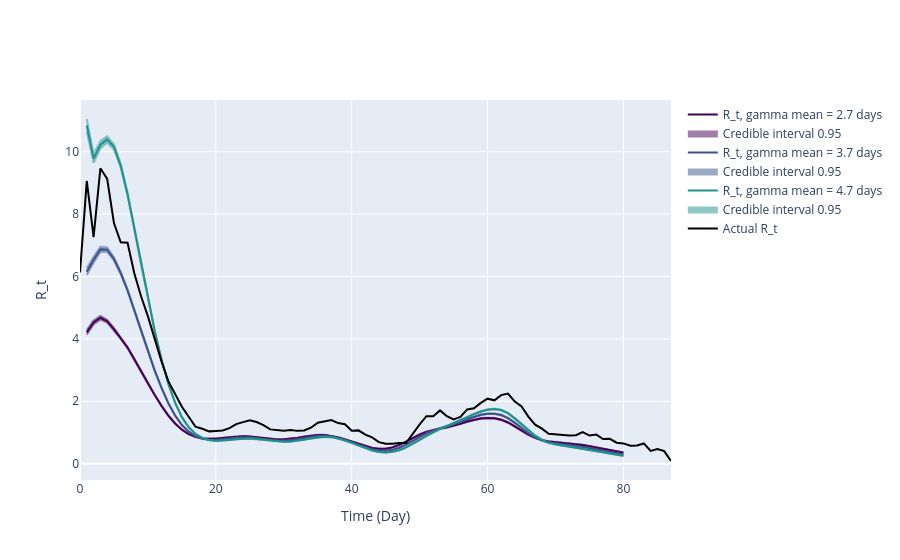

Here is the notebook cell this chart was saved with:
### Code cell
# Use incidence data to predict R_t value
theta = incidences_true_r02
end_time_point = len(theta)

inc_data_r02 = pd.DataFrame(
    {
        'Time': np.arange(len(theta)-2),
        'Incidence Number': incidences_true_r02[2:len(theta)]
    }
)

intervals_list_r02 = []
inference_posterior_list_r02 = []
for shape, scale in zip(gamma_shape_list, gamma_scale_list):
    gamma_pdf = gamma.pdf(x, shape, gamma_loc, scale)
    inference = branchpro.BranchProPosterior(
        inc_data=inc_data_r02,
        daily_serial_interval=gamma_pdf,
        alpha=prior_a,
        beta=prior_b)

    inference.run_inference(tau=tau)
    intervals = inference.get_intervals(central_prob=.95)
    intervals_list_r02.append(intervals)
    inference_posterior_list_r02.append(inference.inference_posterior)

fig = plot_multi_rt_fig(intervals_list_r02, inference_posterior_list_r02, true_rt_r02[2:-1], gamma_pdf, end_time_point)

n = 0
for i, handle in enumerate(fig.figure['data']):
    if handle['name'].startswith('Estimated'):
        mean_val = gamma_shape_list[n]*gamma_scale_list[n]
        handle['name'] = f'R_t, gamma mean = {mean_val:.2g} days'
        n += 1
   
pio.write_image(fig.figure, 'single_plots/predicted_vs_true_rt_r02_multi.pdf') 
fig.show_figure()

### Figure 1 — Plotly figure (JSON) as saved in the notebook; plotly's stock layout.template omitted (floating-point values rounded to 4 significant figures; data arrays with more than 128 entries replaced by an {"elided": "..."} marker saying what was removed)
{"data": [{"line": {"color": "#440154"}, "mode": "lines", "name": "R_t, gamma mean = 2.7 days", "type": "scatter", "x": [1, 2, 3, 4, 5, 6, 7, 8, 9, 10, 11, 12, 13, 14, 15, 16, 17, 18, 19, 20, 21, 22, 23, 24, 25, 26, 27, 28, 29, 30, 31, 32, 33, 34, 35, 36, 37, 38, 39, 40, 41, 42, 43, 44, 45, 46, 47, 48, 49, 50, 51, 52, 53, 54, 55, 56, 57, 58, 59, 60, 61, 62, 63, 64, 65, 66, 67, 68, 69, 70, 71, 72, 73, 74, 75, 76, 77, 78, 79, 80], "y": [4.208, 4.527, 4.677, 4.566, 4.31, 4.03, 3.721, 3.349, 2.952, 2.565, 2.198, 1.853, 1.544, 1.287, 1.09, 0.9492, 0.8591, 0.8103, 0.7931, 0.7997, 0.8216, 0.8498, 0.8741, 0.8832, 0.8706, 0.8423, 0.8122, 0.7899, 0.7787, 0.7801, 0.7957, 0.8251, 0.8641, 0.9015, 0.923, 0.92, 0.8915, 0.8412, 0.7763, 0.7044, 0.6308, 0.5617, 0.5069, 0.4773, 0.4813, 0.5232, 0.6014, 0.7074, 0.8247, 0.9335, 1.02, 1.081, 1.123, 1.163, 1.215, 1.281, 1.353, 1.413, 1.451, 1.464, 1.454, 1.411, 1.32, 1.192, 1.054, 0.928, 0.827, 0.755, 0.7111, 0.6891, 0.6763, 0.6587, 0.6321, 0.5985, 0.5587, 0.5144, 0.4701, 0.4282, 0.3908, 0.3565]}, {"fill": "toself", "fillcolor": "#440154", "line": {"color": "#440154"}, "mode": "lines", "name": "Credible interval 0.95", "opacity": 0.5, "showlegend": true, "type": "scatter", "x": {"elided": "160 int values"}, "y": {"elided": "160 float values"}}, {"line": {"color": "#3b528b"}, "mode": "lines", "name": "R_t, gamma mean = 3.7 days", "type": "scatter", "x": [1, 2, 3, 4, 5, 6, 7, 8, 9, 10, 11, 12, 13, 14, 15, 16, 17, 18, 19, 20, 21, 22, 23, 24, 25, 26, 27, 28, 29, 30, 31, 32, 33, 34, 35, 36, 37, 38, 39, 40, 41, 42, 43, 44, 45, 46, 47, 48, 49, 50, 51, 52, 53, 54, 55, 56, 57, 58, 59, 60, 61, 62, 63, 64, 65, 66, 67, 68, 69, 70, 71, 72, 73, 74, 75, 76, 77, 78, 79, 80], "y": [6.152, 6.538, 6.869, 6.859, 6.56, 6.107, 5.56, 4.922, 4.253, 3.599, 2.985, 2.427, 1.94, 1.543, 1.241, 1.025, 0.8844, 0.8022, 0.7638, 0.7579, 0.7739, 0.8017, 0.8299, 0.8459, 0.8408, 0.8175, 0.7872, 0.76, 0.7421, 0.7375, 0.7488, 0.7763, 0.8163, 0.8584, 0.8884, 0.8955, 0.8751, 0.828, 0.7607, 0.6824, 0.6002, 0.5222, 0.4584, 0.4193, 0.4126, 0.4431, 0.5111, 0.6118, 0.7335, 0.8593, 0.9735, 1.066, 1.135, 1.193, 1.258, 1.336, 1.424, 1.505, 1.566, 1.6, 1.602, 1.56, 1.46, 1.313, 1.144, 0.9825, 0.8472, 0.7467, 0.6812, 0.6442, 0.6225, 0.6015, 0.5751, 0.5427, 0.5034, 0.4589, 0.4137, 0.3706, 0.332, 0.2975]}, {"fill": "toself", "fillcolor": "#3b528b", "line": {"color": "#3b528b"}, "mode": "lines", "name": "Credible interval 0.95", "opacity": 0.5, "showlegend": true, "type": "scatter", "x": {"elided": "160 int values"}, "y": {"elided": "160 float values"}}, {"line": {"color": "#21918c"}, "mode": "lines", "name": "R_t, gamma mean = 4.7 days", "type": "scatter", "x": [1, 2, 3, 4, 5, 6, 7, 8, 9, 10, 11, 12, 13, 14, 15, 16, 17, 18, 19, 20, 21, 22, 23, 24, 25, 26, 27, 28, 29, 30, 31, 32, 33, 34, 35, 36, 37, 38, 39, 40, 41, 42, 43, 44, 45, 46, 47, 48, 49, 50, 51, 52, 53, 54, 55, 56, 57, 58, 59, 60, 61, 62, 63, 64, 65, 66, 67, 68, 69, 70, 71, 72, 73, 74, 75, 76, 77, 78, 79, 80], "y": [10.85, 9.78, 10.22, 10.39, 10.15, 9.546, 8.637, 7.532, 6.389, 5.282, 4.255, 3.34, 2.566, 1.952, 1.492, 1.167, 0.9542, 0.8248, 0.7555, 0.7297, 0.7337, 0.7553, 0.7828, 0.8025, 0.8043, 0.7883, 0.7625, 0.7351, 0.7128, 0.702, 0.7073, 0.7302, 0.7677, 0.8105, 0.8453, 0.861, 0.8504, 0.8113, 0.7477, 0.6679, 0.5808, 0.4961, 0.4248, 0.3772, 0.3603, 0.3784, 0.4325, 0.5202, 0.6344, 0.7634, 0.8945, 1.015, 1.117, 1.205, 1.291, 1.386, 1.488, 1.588, 1.673, 1.731, 1.754, 1.721, 1.618, 1.455, 1.261, 1.066, 0.8961, 0.7638, 0.6729, 0.617, 0.5825, 0.5541, 0.525, 0.4931, 0.4555, 0.4127, 0.3684, 0.3257, 0.2871, 0.2528]}, {"fill": "toself", "fillcolor": "#21918c", "line": {"color": "#21918c"}, "mode": "lines", "name": "Credible interval 0.95", "opacity": 0.5, "showlegend": true, "type": "scatter", "x": {"elided": "160 int values"}, "y": {"elided": "160 float values"}}, {"line": {"color": "black"}, "mode": "lines", "name": "Actual R_t", "type": "scatter", "x": [0, 1, 2, 3, 4, 5, 6, 7, 8, 9, 10, 11, 12, 13, 14, 15, 16, 17, 18, 19, 20, 21, 22, 23, 24, 25, 26, 27, 28, 29, 30, 31, 32, 33, 34, 35, 36, 37, 38, 39, 40, 41, 42, 43, 44, 45, 46, 47, 48, 49, 50, 51, 52, 53, 54, 55, 56, 57, 58, 59, 60, 61, 62, 63, 64, 65, 66, 67, 68, 69, 70, 71, 72, 73, 74, 75, 76, 77, 78, 79, 80, 81, 82, 83, 84, 85, 86, 87, 88, 89, 90], "y": [6.132, 9.063, 7.261, 9.466, 9.131, 7.71, 7.097, 7.081, 6.093, 5.359, 4.72, 3.978, 3.279, 2.646, 2.212, 1.822, 1.504, 1.186, 1.119, 1.036, 1.05, 1.064, 1.139, 1.267, 1.333, 1.39, 1.336, 1.234, 1.099, 1.084, 1.058, 1.082, 1.052, 1.067, 1.152, 1.311, 1.362, 1.396, 1.301, 1.267, 1.056, 1.067, 0.9295, 0.843, 0.6916, 0.6365, 0.6428, 0.6644, 0.66, 0.9727, 1.26, 1.522, 1.517, 1.707, 1.522, 1.416, 1.503, 1.74, 1.775, 1.95, 2.083, 2.031, 2.198, 2.249, 1.99, 1.837, 1.51, 1.249, 1.124, 0.9575, 0.9383, 0.929, 0.9071, 0.9147, 1.012, 0.9015, 0.9334, 0.7918, 0.7972, 0.6738, 0.6496, 0.574, 0.5822, 0.6491, 0.4074, 0.471, 0.4017, 0.08589]}], "layout": {"hovermode": "x unified", "xaxis": {"title": {"text": "Time (Day)"}}, "yaxis": {"title": {"text": "R_t"}}}}
